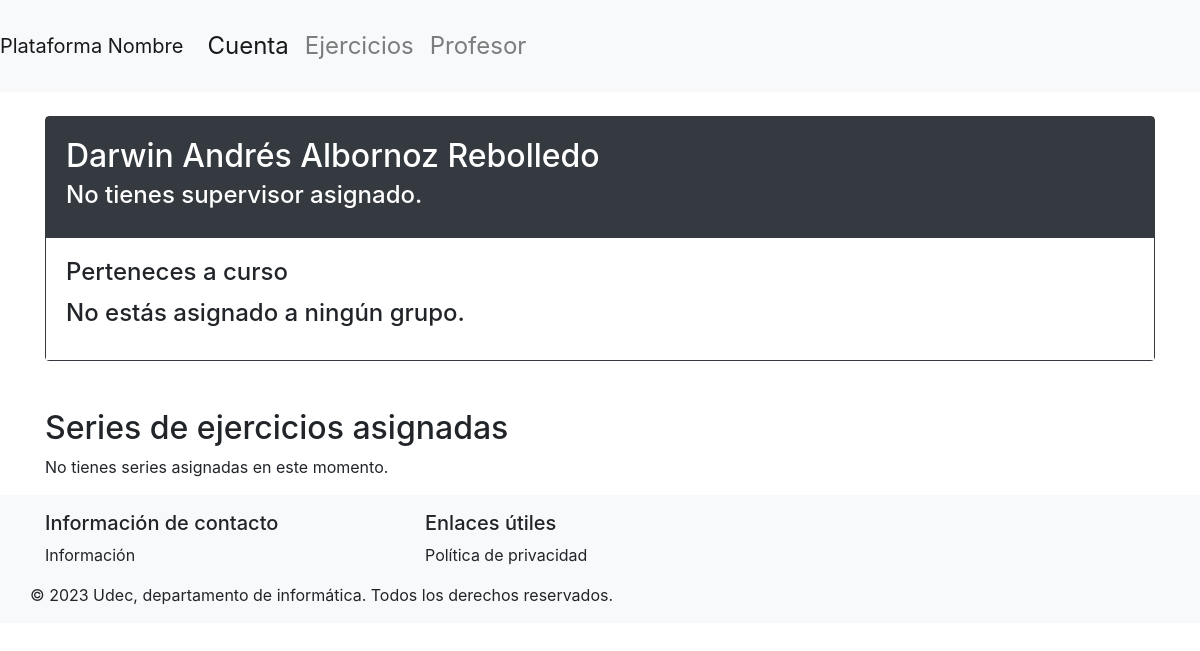
Before: /dashEstudiante/1 (signed in) with the older database file.
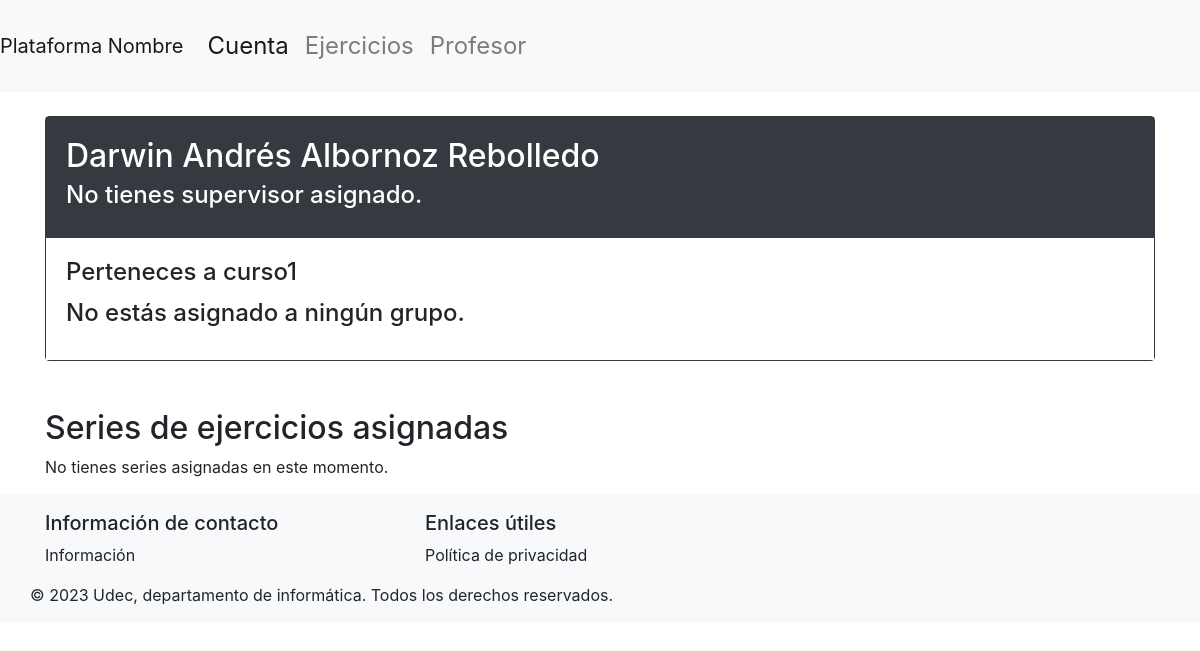
After: the same page with the newer database file.
### basedatos/modelos.py (models this page shows, shortened)
class Curso(db.Model):
    id = db.Column(db.Integer, primary_key=True)
    nombre = db.Column(db.String(100), nullable=False, unique=True)
    activa = db.Column(db.Boolean(), nullable=False, default=True)
    estudiantes = db.relationship('Estudiante', secondary=inscripciones, back_populates='cursos')
    grupos = db.relationship('Grupo', order_by=Grupo.id, back_populates='curso')

### main.py (the view, shortened to what this page needs)
@app.route('/dashEstudiante/<int:estudiante_id>', methods=['GET', 'POST'])
@login_required
def dashEstudiante(estudiante_id):
    if not verify_estudiante(estudiante_id):
        return redirect(url_for('login'))
    estudiante = db.session.get(Estudiante, int(estudiante_id))
    curso = (
        Curso.query
        .join(inscripciones)  # Join con la tabla inscripciones
        .filter(inscripciones.c.id_curso == Curso.id)
        .filter(inscripciones.c.id_estudiante == estudiante_id)
        .first()
    )
    grupo = (
        Grupo.query
        .join(estudiantes_grupos)  # Join con la tabla estudiantes_grupos
        .filter(estudiantes_grupos.c.id_grupo == Grupo.id)
        .filter(estudiantes_grupos.c.id_estudiante == estudiante_id)
        .first()
    )
    if not grupo:
        grupo_nombre = "Ningún grupo asignado"
    else:
        grupo_nombre = grupo.nombre
    supervisor = None
    seriesAsignadas = []
    ejerciciosPorSerie = {}
    for serieAsignada in seriesAsignadas:
        ejercicios = Ejercicio.query.filter_by(id_serie=serieAsignada.id).all()
        ejerciciosPorSerie[serieAsignada] = ejercicios
    return render_template('vistaEstudiante.html', estudiante_id=estudiante_id, estudiante=estudiante,grupo=grupo, curso=curso, supervisor=supervisor,seriesAsignadas=seriesAsignadas,ejerciciosPorSerie=ejerciciosPorSerie)

### basedatos/modelos.py (called while the page is built)
    @property
    def is_authenticated(self):
        return True

### main.py (called while the page is built)
@login_manager.user_loader
def load_user(user_id):
    if user_id.startswith("e"):
        user = db.session.get(Estudiante, int(user_id[1:]))
    elif user_id.startswith("s"):
        user = db.session.get(Supervisor, int(user_id[1:]))
    else:
        return None
    return user

def verify_estudiante(estudiante_id):
    if not isinstance(current_user, Estudiante):
        flash('No tienes permiso para acceder a este dashboard. Debes ser un Estudiante.', 'danger')
        return False
    if current_user.id != estudiante_id:
        flash('No tienes permiso para acceder a este dashboard.', 'danger')
        return False
    return True

### templates/vistaEstudiante.html (shortened to what this page needs)
{% extends "layout.html" %}
{% block content %}
<div class="row">
  <div class="col-md-12">
    <div class="card border-dark">
      <div class="card-body bg-dark text-white">
        <h2 class="card-title">{{estudiante.nombres}} {{estudiante.apellidos}}</h2>
        <h4 class="card-subtitle mb-2">{% if supervisor %}Tu supervisor es: {{supervisor.nombres}} {{supervisor.apellidos}}{% else %}No tienes supervisor asignado.{% endif %}</h>
      </div>
      <div class="card-body bg-white">
        <h4 class="card-title">Perteneces a {{curso.nombre}}</h4>
        {% if grupo %}
          <h4 class="card-title">Tu grupo asignado es: {{grupo.nombre}}</h4>
        {% else %}
          <h4 class="card-title">No estás asignado a ningún grupo.</h4>
        {% endif %}
      </div>
    </div>
  </div>
</div>
<div class="row">
  <div class="container mt-5">
    <h2>Series de ejercicios asignadas</h2>
    {% if seriesAsignadas %}
      <ol class="list-group list-group-numbered">
        {% for serie in seriesAsignadas %}
          <li class="list-group-item">
            <a href="{{url_for('detallesSeriesEstudiantes', estudiante_id=estudiante_id, serie_id=serie.id)}}" style="font-size: 2em;">{{serie.nombre}}</a>
            <ul>
              {% for ejercicio in ejerciciosPorSerie[serie] %}
                <li>
                  <a href="{{url_for('detallesEjerciciosEstudiantes', estudiante_id=estudiante_id, serie_id=serie.id, ejercicio_id=ejercicio.id)}}" style="font-size: 1em;">{{ejercicio.nombre}}</a>
                </li>
              {% endfor %}
            </ul>
          </li>
        {% endfor %}
      </ol>
    {% else %}
      <p>No tienes series asignadas en este momento.</p>
    {% endif %}
  </div>
</div>
{% endblock %}

Changed rows visible on the page:
changed Curso: nombre "curso" → "curso1"
